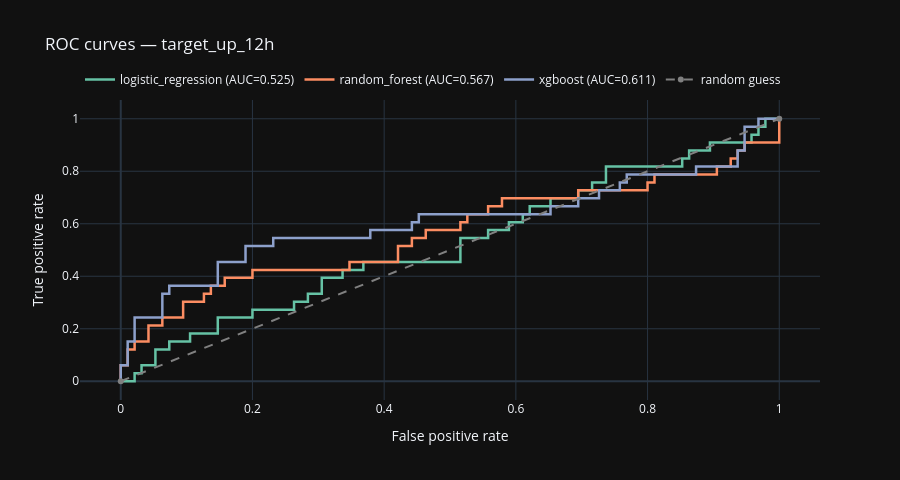

The notebook cell this image was saved under:
### Markdown cell above
### Part 6: train & compare (12h target)

**What I look for:** which model has the best ROC AUC on the **test** slice, and whether ROC curves hug the diagonal (weak model).

### Code cell
TARGET = "target_up_12h"
feature_cols = FEATURE_COLUMNS.copy()

tr = train_df.dropna(subset=[TARGET])
te = test_df.dropna(subset=[TARGET])
X_train, y_train = tr[feature_cols], tr[TARGET].astype(int)
X_test, y_test = te[feature_cols], te[TARGET].astype(int)

candidates = build_candidate_models()
metrics_rows = []
roc_fig = go.Figure()
colors = px.colors.qualitative.Set2

for i, (name, pipe) in enumerate(candidates.items()):
    pipe.fit(X_train, y_train)
    prob = pipe.predict_proba(X_test)[:, 1]
    m = evaluate_model(pipe, X_test, y_test)
    metrics_rows.append({"model": name, **m})
    try:
        fpr, tpr, _ = roc_curve(y_test, prob)
    except ValueError:
        continue
    roc_fig.add_trace(
        go.Scatter(
            x=fpr,
            y=tpr,
            name=f"{name} (AUC={m['roc_auc']:.3f})",
            line=dict(width=2.5, color=colors[i % len(colors)]),
        )
    )

metrics_df = pd.DataFrame(metrics_rows).sort_values("roc_auc", ascending=False, na_position="last")
display(Markdown("**Test-set metrics (sorted by ROC AUC)**"))
display(metrics_df.round(4))

roc_fig.add_trace(go.Scatter(x=[0, 1], y=[0, 1], name="random guess", line=dict(dash="dash", color="gray")))
roc_fig.update_layout(
    title="ROC curves — " + TARGET,
    template=PLOT_TEMPLATE,
    xaxis_title="False positive rate",
    yaxis_title="True positive rate",
    height=480,
    legend=dict(orientation="h", yanchor="bottom", y=1.02),
)
roc_fig.show()

best_name = metrics_df.iloc[0]["model"]
print("Winner on this split (by ROC AUC):", best_name)

### Figure 1 — Plotly figure (JSON) as saved in the notebook; plotly's stock layout.template omitted (floating-point values rounded to 4 significant figures)
{"data": [{"line": {"color": "rgb(102,194,165)", "width": 2.5}, "name": "logistic_regression (AUC=0.525)", "type": "scatter", "x": [0.0, 0.01053, 0.02105, 0.02105, 0.03158, 0.03158, 0.05263, 0.05263, 0.07368, 0.07368, 0.1053, 0.1053, 0.1474, 0.1474, 0.2, 0.2, 0.2632, 0.2632, 0.2842, 0.2842, 0.3053, 0.3053, 0.3368, 0.3368, 0.3684, 0.3684, 0.5158, 0.5158, 0.5579, 0.5579, 0.5895, 0.5895, 0.6105, 0.6105, 0.6211, 0.6211, 0.6526, 0.6526, 0.6947, 0.6947, 0.7158, 0.7158, 0.7368, 0.7368, 0.8526, 0.8526, 0.8632, 0.8632, 0.8947, 0.8947, 0.9579, 0.9579, 0.9684, 0.9684, 0.9789, 0.9789, 1.0], "y": [0.0, 0.0, 0.0, 0.0303, 0.0303, 0.06061, 0.06061, 0.1212, 0.1212, 0.1515, 0.1515, 0.1818, 0.1818, 0.2424, 0.2424, 0.2727, 0.2727, 0.303, 0.303, 0.3333, 0.3333, 0.3939, 0.3939, 0.4242, 0.4242, 0.4545, 0.4545, 0.5455, 0.5455, 0.5758, 0.5758, 0.6061, 0.6061, 0.6364, 0.6364, 0.6667, 0.6667, 0.697, 0.697, 0.7273, 0.7273, 0.7576, 0.7576, 0.8182, 0.8182, 0.8485, 0.8485, 0.8788, 0.8788, 0.9091, 0.9091, 0.9394, 0.9394, 0.9697, 0.9697, 1.0, 1.0]}, {"line": {"color": "rgb(252,141,98)", "width": 2.5}, "name": "random_forest (AUC=0.567)", "type": "scatter", "x": [0.0, 0.0, 0.0, 0.01053, 0.01053, 0.02105, 0.02105, 0.04211, 0.04211, 0.06316, 0.06316, 0.09474, 0.09474, 0.1263, 0.1263, 0.1368, 0.1368, 0.1579, 0.1579, 0.2, 0.2, 0.3474, 0.3474, 0.4211, 0.4211, 0.4421, 0.4421, 0.4632, 0.4632, 0.5158, 0.5158, 0.5263, 0.5263, 0.5579, 0.5579, 0.5789, 0.5789, 0.6947, 0.6947, 0.8, 0.8, 0.8105, 0.8105, 0.9053, 0.9053, 0.9263, 0.9263, 0.9368, 0.9368, 0.9474, 0.9474, 1.0, 1.0], "y": [0.0, 0.0303, 0.06061, 0.06061, 0.1212, 0.1212, 0.1515, 0.1515, 0.2121, 0.2121, 0.2424, 0.2424, 0.303, 0.303, 0.3333, 0.3333, 0.3636, 0.3636, 0.3939, 0.3939, 0.4242, 0.4242, 0.4545, 0.4545, 0.5152, 0.5152, 0.5455, 0.5455, 0.5758, 0.5758, 0.6061, 0.6061, 0.6364, 0.6364, 0.6667, 0.6667, 0.697, 0.697, 0.7273, 0.7273, 0.7576, 0.7576, 0.7879, 0.7879, 0.8182, 0.8182, 0.8485, 0.8485, 0.8788, 0.8788, 0.9091, 0.9091, 1.0]}, {"line": {"color": "rgb(141,160,203)", "width": 2.5}, "name": "xgboost (AUC=0.611)", "type": "scatter", "x": [0.0, 0.0, 0.0, 0.01053, 0.01053, 0.02105, 0.02105, 0.06316, 0.06316, 0.07368, 0.07368, 0.1474, 0.1474, 0.1895, 0.1895, 0.2316, 0.2316, 0.3789, 0.3789, 0.4421, 0.4421, 0.4526, 0.4526, 0.6526, 0.6526, 0.6947, 0.6947, 0.7263, 0.7263, 0.7579, 0.7579, 0.7684, 0.7684, 0.8737, 0.8737, 0.9368, 0.9368, 0.9474, 0.9474, 0.9684, 0.9684, 1.0], "y": [0.0, 0.0303, 0.06061, 0.06061, 0.1515, 0.1515, 0.2424, 0.2424, 0.3333, 0.3333, 0.3636, 0.3636, 0.4545, 0.4545, 0.5152, 0.5152, 0.5455, 0.5455, 0.5758, 0.5758, 0.6061, 0.6061, 0.6364, 0.6364, 0.6667, 0.6667, 0.697, 0.697, 0.7273, 0.7273, 0.7576, 0.7576, 0.7879, 0.7879, 0.8182, 0.8182, 0.8788, 0.8788, 0.9697, 0.9697, 1.0, 1.0]}, {"line": {"color": "gray", "dash": "dash"}, "name": "random guess", "type": "scatter", "x": [0, 1], "y": [0, 1]}], "layout": {"height": 480, "legend": {"orientation": "h", "y": 1.02, "yanchor": "bottom"}, "title": {"text": "ROC curves — target_up_12h"}, "xaxis": {"title": {"text": "False positive rate"}}, "yaxis": {"title": {"text": "True positive rate"}}}}
